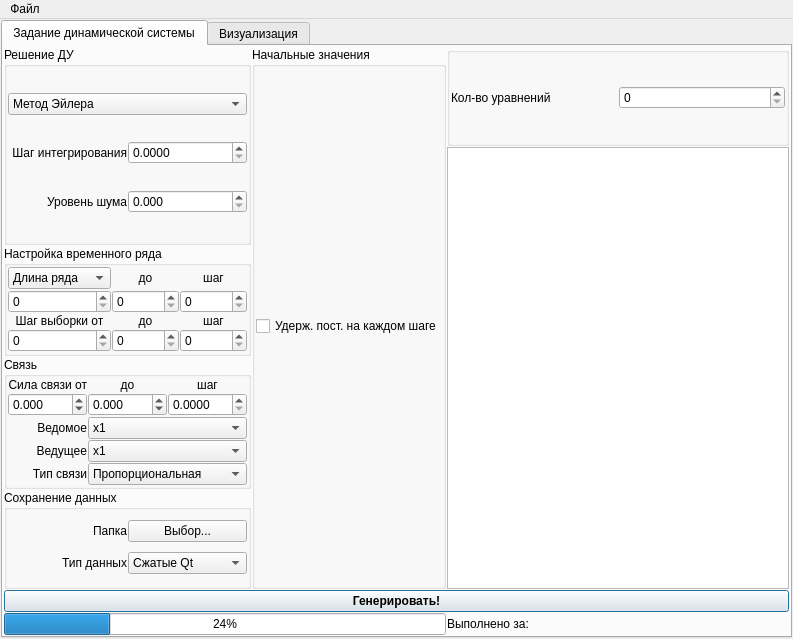
<ui version="4.0" >
 <class>ds_genClass</class>
 <widget class="QMainWindow" name="ds_genClass" >
  <property name="geometry" >
   <rect>
    <x>0</x>
    <y>0</y>
    <width>793</width>
    <height>639</height>
   </rect>
  </property>
  <property name="sizePolicy" >
   <sizepolicy vsizetype="Minimum" hsizetype="Minimum" >
    <horstretch>0</horstretch>
    <verstretch>0</verstretch>
   </sizepolicy>
  </property>
  <property name="baseSize" >
   <size>
    <width>400</width>
    <height>300</height>
   </size>
  </property>
  <property name="windowTitle" >
   <string>MainWindow</string>
  </property>
  <widget class="QWidget" name="centralwidget" >
   <layout class="QVBoxLayout" >
    <property name="leftMargin" >
     <number>1</number>
    </property>
    <property name="topMargin" >
     <number>1</number>
    </property>
    <property name="rightMargin" >
     <number>1</number>
    </property>
    <property name="bottomMargin" >
     <number>1</number>
    </property>
    <item>
     <widget class="QTabWidget" name="mainTabWidget" >
      <property name="tabShape" >
       <enum>QTabWidget::Rounded</enum>
      </property>
      <property name="currentIndex" >
       <number>0</number>
      </property>
      <widget class="QWidget" name="tab" >
       <attribute name="title" >
        <string>Задание динамической системы</string>
       </attribute>
       <layout class="QGridLayout" >
        <item rowspan="2" row="0" column="0" >
         <widget class="QGroupBox" name="groupBox_5" >
          <property name="title" >
           <string>Решение ДУ</string>
          </property>
          <layout class="QGridLayout" >
           <property name="leftMargin" >
            <number>1</number>
           </property>
           <property name="topMargin" >
            <number>1</number>
           </property>
           <property name="rightMargin" >
            <number>1</number>
           </property>
           <property name="bottomMargin" >
            <number>1</number>
           </property>
           <item row="0" column="0" colspan="2" >
            <widget class="QComboBox" name="methodCBox" >
             <item>
              <property name="text" >
               <string>Метод Эйлера</string>
              </property>
             </item>
             <item>
              <property name="text" >
               <string>Метод Рунге-Кутты</string>
              </property>
             </item>
            </widget>
           </item>
           <item row="1" column="0" >
            <widget class="QLabel" name="label_17" >
             <property name="text" >
              <string>Шаг интегрирования</string>
             </property>
             <property name="alignment" >
              <set>Qt::AlignRight|Qt::AlignTrailing|Qt::AlignVCenter</set>
             </property>
            </widget>
           </item>
           <item row="1" column="1" >
            <widget class="QDoubleSpinBox" name="intstepSBox" >
             <property name="decimals" >
              <number>4</number>
             </property>
            </widget>
           </item>
           <item row="2" column="0" >
            <widget class="QLabel" name="label_24" >
             <property name="text" >
              <string>Уровень шума</string>
             </property>
             <property name="alignment" >
              <set>Qt::AlignRight|Qt::AlignTrailing|Qt::AlignVCenter</set>
             </property>
            </widget>
           </item>
           <item row="2" column="1" >
            <widget class="QDoubleSpinBox" name="noise_lvlSBox" >
             <property name="decimals" >
              <number>3</number>
             </property>
            </widget>
           </item>
          </layout>
         </widget>
        </item>
        <item rowspan="5" row="0" column="1" >
         <widget class="QGroupBox" name="groupBox_3" >
          <property name="title" >
           <string>Начальные значения</string>
          </property>
          <layout class="QGridLayout" >
           <property name="leftMargin" >
            <number>1</number>
           </property>
           <property name="topMargin" >
            <number>1</number>
           </property>
           <property name="rightMargin" >
            <number>1</number>
           </property>
           <property name="bottomMargin" >
            <number>1</number>
           </property>
           <item row="0" column="0" >
            <widget class="QCheckBox" name="conststartvaluesBox" >
             <property name="text" >
              <string>Удерж. пост. на каждом шаге</string>
             </property>
            </widget>
           </item>
          </layout>
         </widget>
        </item>
        <item row="0" column="2" >
         <widget class="QGroupBox" name="groupBox_9" >
          <property name="title" >
           <string/>
          </property>
          <layout class="QGridLayout" >
           <property name="leftMargin" >
            <number>1</number>
           </property>
           <property name="topMargin" >
            <number>1</number>
           </property>
           <property name="rightMargin" >
            <number>1</number>
           </property>
           <property name="bottomMargin" >
            <number>1</number>
           </property>
           <item row="0" column="0" >
            <widget class="QLabel" name="label_26" >
             <property name="text" >
              <string>Кол-во уравнений</string>
             </property>
            </widget>
           </item>
           <item row="0" column="1" >
            <widget class="QSpinBox" name="eqnsSBox" />
           </item>
          </layout>
         </widget>
        </item>
        <item rowspan="4" row="1" column="2" >
         <widget class="QTextEdit" name="dssummaryTEdit" >
          <property name="readOnly" >
           <bool>false</bool>
          </property>
         </widget>
        </item>
        <item row="2" column="0" >
         <widget class="QGroupBox" name="groupBox_6" >
          <property name="title" >
           <string>Настройка временного ряда</string>
          </property>
          <layout class="QGridLayout" >
           <property name="leftMargin" >
            <number>1</number>
           </property>
           <property name="topMargin" >
            <number>1</number>
           </property>
           <property name="rightMargin" >
            <number>1</number>
           </property>
           <property name="bottomMargin" >
            <number>1</number>
           </property>
           <item row="0" column="0" >
            <widget class="QComboBox" name="timeseriestypeCBox" >
             <item>
              <property name="text" >
               <string>Длина ряда</string>
              </property>
             </item>
             <item>
              <property name="text" >
               <string>Кол-во точек</string>
              </property>
             </item>
            </widget>
           </item>
           <item row="0" column="1" >
            <widget class="QLabel" name="label_27" >
             <property name="text" >
              <string>до</string>
             </property>
             <property name="alignment" >
              <set>Qt::AlignCenter</set>
             </property>
            </widget>
           </item>
           <item row="0" column="2" >
            <widget class="QLabel" name="label_28" >
             <property name="text" >
              <string>шаг</string>
             </property>
             <property name="alignment" >
              <set>Qt::AlignCenter</set>
             </property>
            </widget>
           </item>
           <item row="1" column="0" >
            <widget class="QSpinBox" name="serieslengthsSBox" >
             <property name="maximum" >
              <number>100000000</number>
             </property>
            </widget>
           </item>
           <item row="1" column="1" >
            <widget class="QSpinBox" name="serieslengtheSBox" >
             <property name="maximum" >
              <number>100000000</number>
             </property>
            </widget>
           </item>
           <item row="1" column="2" >
            <widget class="QSpinBox" name="serieslengthstepSBox" >
             <property name="maximum" >
              <number>100000000</number>
             </property>
             <property name="singleStep" >
              <number>1000</number>
             </property>
            </widget>
           </item>
           <item row="2" column="0" >
            <widget class="QLabel" name="label_19" >
             <property name="text" >
              <string>Шаг выборки от</string>
             </property>
             <property name="alignment" >
              <set>Qt::AlignCenter</set>
             </property>
            </widget>
           </item>
           <item row="2" column="1" >
            <widget class="QLabel" name="label_18" >
             <property name="text" >
              <string>до</string>
             </property>
             <property name="alignment" >
              <set>Qt::AlignCenter</set>
             </property>
            </widget>
           </item>
           <item row="2" column="2" >
            <widget class="QLabel" name="label_25" >
             <property name="text" >
              <string>шаг</string>
             </property>
             <property name="alignment" >
              <set>Qt::AlignCenter</set>
             </property>
            </widget>
           </item>
           <item row="3" column="0" >
            <widget class="QSpinBox" name="seriesstepsSBox" >
             <property name="maximum" >
              <number>200</number>
             </property>
            </widget>
           </item>
           <item row="3" column="1" >
            <widget class="QSpinBox" name="seriesstepeSBox" />
           </item>
           <item row="3" column="2" >
            <widget class="QSpinBox" name="seriesstepstepSBox" />
           </item>
          </layout>
         </widget>
        </item>
        <item row="3" column="0" >
         <widget class="QGroupBox" name="groupBox_4" >
          <property name="title" >
           <string>Связь</string>
          </property>
          <layout class="QGridLayout" >
           <property name="leftMargin" >
            <number>1</number>
           </property>
           <property name="topMargin" >
            <number>1</number>
           </property>
           <property name="rightMargin" >
            <number>1</number>
           </property>
           <property name="bottomMargin" >
            <number>1</number>
           </property>
           <item row="0" column="0" >
            <widget class="QLabel" name="label_12" >
             <property name="text" >
              <string>Сила связи от</string>
             </property>
             <property name="alignment" >
              <set>Qt::AlignRight|Qt::AlignTrailing|Qt::AlignVCenter</set>
             </property>
            </widget>
           </item>
           <item row="0" column="1" >
            <widget class="QLabel" name="label_22" >
             <property name="text" >
              <string>до</string>
             </property>
             <property name="alignment" >
              <set>Qt::AlignCenter</set>
             </property>
            </widget>
           </item>
           <item row="0" column="2" >
            <widget class="QLabel" name="label_23" >
             <property name="text" >
              <string>шаг</string>
             </property>
             <property name="alignment" >
              <set>Qt::AlignCenter</set>
             </property>
            </widget>
           </item>
           <item row="1" column="0" >
            <widget class="QDoubleSpinBox" name="forcecouplbSBox" >
             <property name="decimals" >
              <number>3</number>
             </property>
             <property name="minimum" >
              <double>-99.989999999999995</double>
             </property>
            </widget>
           </item>
           <item row="1" column="1" >
            <widget class="QDoubleSpinBox" name="forcecoupleSBox" >
             <property name="decimals" >
              <number>3</number>
             </property>
             <property name="minimum" >
              <double>-99.989999999999995</double>
             </property>
            </widget>
           </item>
           <item row="1" column="2" >
            <widget class="QDoubleSpinBox" name="forcecouplstepSBox" >
             <property name="decimals" >
              <number>4</number>
             </property>
            </widget>
           </item>
           <item row="2" column="0" >
            <widget class="QLabel" name="label_13" >
             <property name="text" >
              <string>Ведомое</string>
             </property>
             <property name="alignment" >
              <set>Qt::AlignRight|Qt::AlignTrailing|Qt::AlignVCenter</set>
             </property>
            </widget>
           </item>
           <item row="2" column="1" colspan="2" >
            <widget class="QComboBox" name="responseCBox" >
             <item>
              <property name="text" >
               <string>x1</string>
              </property>
             </item>
             <item>
              <property name="text" >
               <string>x2</string>
              </property>
             </item>
             <item>
              <property name="text" >
               <string>x3</string>
              </property>
             </item>
             <item>
              <property name="text" >
               <string>x4</string>
              </property>
             </item>
             <item>
              <property name="text" >
               <string>x5</string>
              </property>
             </item>
             <item>
              <property name="text" >
               <string>x6</string>
              </property>
             </item>
            </widget>
           </item>
           <item row="3" column="0" >
            <widget class="QLabel" name="label_14" >
             <property name="text" >
              <string>Ведущее</string>
             </property>
             <property name="alignment" >
              <set>Qt::AlignRight|Qt::AlignTrailing|Qt::AlignVCenter</set>
             </property>
            </widget>
           </item>
           <item row="3" column="1" colspan="2" >
            <widget class="QComboBox" name="driverCBox" >
             <item>
              <property name="text" >
               <string>x1</string>
              </property>
             </item>
             <item>
              <property name="text" >
               <string>x2</string>
              </property>
             </item>
             <item>
              <property name="text" >
               <string>x3</string>
              </property>
             </item>
             <item>
              <property name="text" >
               <string>x4</string>
              </property>
             </item>
             <item>
              <property name="text" >
               <string>x5</string>
              </property>
             </item>
             <item>
              <property name="text" >
               <string>x6</string>
              </property>
             </item>
            </widget>
           </item>
           <item row="4" column="0" >
            <widget class="QLabel" name="label_15" >
             <property name="text" >
              <string>Тип связи</string>
             </property>
             <property name="alignment" >
              <set>Qt::AlignRight|Qt::AlignTrailing|Qt::AlignVCenter</set>
             </property>
            </widget>
           </item>
           <item row="4" column="1" colspan="2" >
            <widget class="QComboBox" name="coupltypeCBox" >
             <item>
              <property name="text" >
               <string>Пропорциональная</string>
              </property>
             </item>
             <item>
              <property name="text" >
               <string>Разностная</string>
              </property>
             </item>
            </widget>
           </item>
          </layout>
         </widget>
        </item>
        <item row="4" column="0" >
         <widget class="QGroupBox" name="groupBox_7" >
          <property name="title" >
           <string>Сохранение данных</string>
          </property>
          <layout class="QGridLayout" >
           <property name="leftMargin" >
            <number>1</number>
           </property>
           <property name="topMargin" >
            <number>1</number>
           </property>
           <property name="rightMargin" >
            <number>1</number>
           </property>
           <property name="bottomMargin" >
            <number>1</number>
           </property>
           <item row="0" column="0" >
            <widget class="QLabel" name="label_20" >
             <property name="text" >
              <string>Папка</string>
             </property>
             <property name="alignment" >
              <set>Qt::AlignRight|Qt::AlignTrailing|Qt::AlignVCenter</set>
             </property>
            </widget>
           </item>
           <item row="0" column="1" >
            <widget class="QPushButton" name="folderchooseButt" >
             <property name="text" >
              <string>Выбор...</string>
             </property>
            </widget>
           </item>
           <item row="1" column="0" >
            <widget class="QLabel" name="label_21" >
             <property name="text" >
              <string>Тип данных</string>
             </property>
             <property name="alignment" >
              <set>Qt::AlignRight|Qt::AlignTrailing|Qt::AlignVCenter</set>
             </property>
            </widget>
           </item>
           <item row="1" column="1" >
            <widget class="QComboBox" name="datatypeCBox" >
             <item>
              <property name="text" >
               <string>Сжатые Qt</string>
              </property>
             </item>
             <item>
              <property name="text" >
               <string>Текст</string>
              </property>
             </item>
            </widget>
           </item>
          </layout>
         </widget>
        </item>
        <item row="5" column="0" colspan="3" >
         <widget class="QPushButton" name="generateButt" >
          <property name="font" >
           <font>
            <weight>75</weight>
            <bold>true</bold>
           </font>
          </property>
          <property name="text" >
           <string>Генерировать!</string>
          </property>
          <property name="autoDefault" >
           <bool>true</bool>
          </property>
          <property name="default" >
           <bool>true</bool>
          </property>
         </widget>
        </item>
        <item row="6" column="0" colspan="2" >
         <widget class="QProgressBar" name="progressBar" >
          <property name="value" >
           <number>24</number>
          </property>
         </widget>
        </item>
        <item row="6" column="2" >
         <widget class="QLabel" name="elapsedTime" >
          <property name="text" >
           <string>Выполнено за: </string>
          </property>
         </widget>
        </item>
       </layout>
      </widget>
      <widget class="QWidget" name="tab_2" >
       <attribute name="title" >
        <string>Визуализация</string>
       </attribute>
       <layout class="QGridLayout" >
        <item row="0" column="0" >
         <widget class="QGroupBox" name="groupBox_8" >
          <property name="title" >
           <string>какие переменные строить</string>
          </property>
          <layout class="QGridLayout" >
           <property name="leftMargin" >
            <number>1</number>
           </property>
           <property name="topMargin" >
            <number>1</number>
           </property>
           <property name="rightMargin" >
            <number>1</number>
           </property>
           <property name="bottomMargin" >
            <number>1</number>
           </property>
          </layout>
         </widget>
        </item>
        <item row="0" column="1" >
         <widget class="QPushButton" name="drawGraphButt" >
          <property name="text" >
           <string>Построить график</string>
          </property>
         </widget>
        </item>
       </layout>
      </widget>
     </widget>
    </item>
   </layout>
  </widget>
  <widget class="QMenuBar" name="menubar" >
   <property name="geometry" >
    <rect>
     <x>0</x>
     <y>0</y>
     <width>793</width>
     <height>25</height>
    </rect>
   </property>
   <widget class="QMenu" name="menu" >
    <property name="title" >
     <string>Файл</string>
    </property>
    <addaction name="action" />
    <addaction name="action_2" />
    <addaction name="action_3" />
   </widget>
   <addaction name="menu" />
  </widget>
  <action name="action" >
   <property name="text" >
    <string>Открыть профиль...</string>
   </property>
   <property name="shortcut" >
    <string>Ctrl+O</string>
   </property>
  </action>
  <action name="action_2" >
   <property name="text" >
    <string>Сохранить профиль...</string>
   </property>
   <property name="shortcut" >
    <string>Ctrl+S</string>
   </property>
  </action>
  <action name="action_3" >
   <property name="text" >
    <string>Создать профиль</string>
   </property>
   <property name="shortcut" >
    <string>Ctrl+N</string>
   </property>
  </action>
 </widget>
 <layoutdefault spacing="1" margin="1" />
 <resources/>
 <connections/>
</ui>
